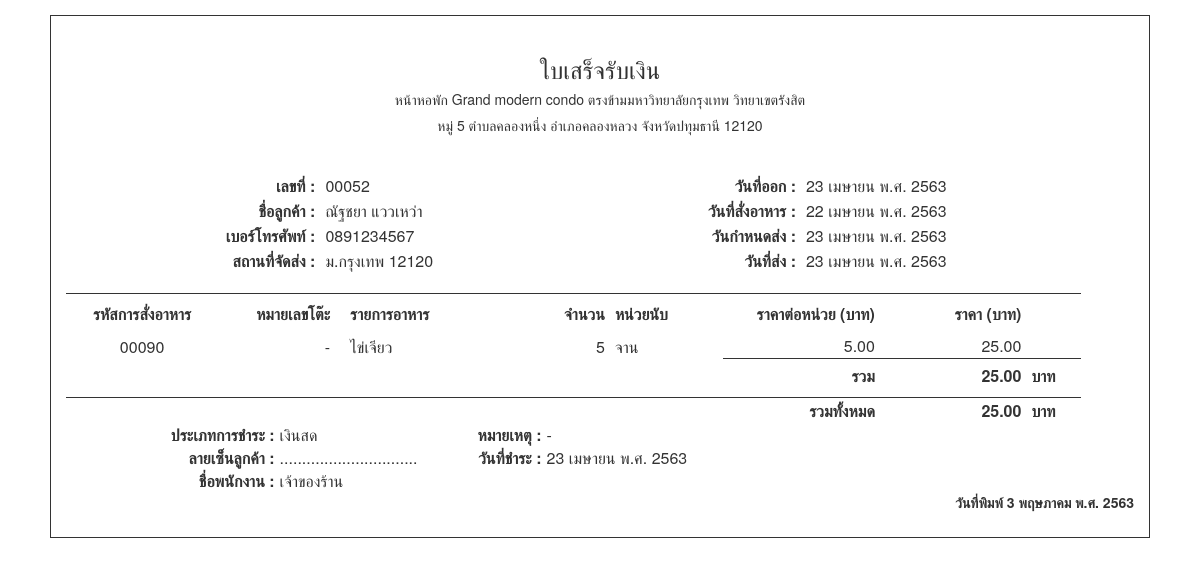
The page /admin/bill_payment.php?bill=00052 (signed in) on the database its author committed.
### tables this page shows
CREATE TABLE `orders` (
  `orderid` int(5) unsigned zerofill NOT NULL AUTO_INCREMENT COMMENT 'รหัสการสั่ง',
  `orderdate` datetime NOT NULL COMMENT 'วัน/เวลาที่สั่ง',
  `order_date_tobedelivery` date NOT NULL COMMENT 'วันกำหนดส่ง',
  `order_time_tobedelivery` time NOT NULL COMMENT 'เวลากำหนดส่ง',
  `order_date_delivered` date NOT NULL COMMENT 'วันที่ส่ง',
  `order_time_delivered` time NOT NULL COMMENT 'เวลาส่ง',
  `order_delivery_place` varchar(100) NOT NULL COMMENT 'สถานที่ส่ง',
  `order_status` int(1) NOT NULL COMMENT 'สถานะการสั่ง',
  `order_type` int(1) NOT NULL COMMENT 'ประเภทการสั่ง',
  `order_totalprice` float(7,2) NOT NULL COMMENT 'ราคารวม',
  `order_evidence` varchar(100) NOT NULL COMMENT 'หลักฐานการชำระ',
  `order_evidence_date` datetime NOT NULL,
  `tables_no` int(5) DEFAULT NULL,
  `payno` int(5) unsigned zerofill DEFAULT NULL,
  `payno_cancel` int(5) unsigned zerofill DEFAULT NULL COMMENT 'ใบเสร็จที่ถูกยกเลิก',
  `cusid` int(5) NOT NULL,
  `reserv_id` int(5) unsigned zerofill DEFAULT NULL,
  PRIMARY KEY (`orderid`),
  KEY `tables_no` (`tables_no`),
  KEY `bill_no` (`payno`),
  KEY `cusid` (`cusid`),
  KEY `reserv_id` (`reserv_id`),
  KEY `payno_cancel` (`payno_cancel`),
  CONSTRAINT `orders_ibfk_1` FOREIGN KEY (`cusid`) REFERENCES `customers` (`cusid`),
  CONSTRAINT `orders_ibfk_2` FOREIGN KEY (`tables_no`) REFERENCES `tables` (`tables_no`),
  CONSTRAINT `orders_ibfk_4` FOREIGN KEY (`payno`) REFERENCES `payment` (`payno`),
  CONSTRAINT `orders_ibfk_5` FOREIGN KEY (`reserv_id`) REFERENCES `reservations` (`reserv_id`),
  CONSTRAINT `orders_ibfk_6` FOREIGN KEY (`payno_cancel`) REFERENCES `payment` (`payno`)
);

CREATE TABLE `payment` (
  `payno` int(5) unsigned zerofill NOT NULL AUTO_INCREMENT,
  `pay_date` datetime NOT NULL,
  `pay_billdate` datetime NOT NULL,
  `payamount` float(7,2) NOT NULL,
  `pay_type` int(1) NOT NULL,
  `pay_status` int(1) NOT NULL,
  `pay_note` varchar(100) NOT NULL,
  `staffid` int(5) NOT NULL,
  `bankid` int(5) DEFAULT NULL,
  PRIMARY KEY (`payno`),
  KEY `staffid` (`staffid`),
  KEY `bankid` (`bankid`),
  CONSTRAINT `payment_ibfk_1` FOREIGN KEY (`bankid`) REFERENCES `banks` (`bankid`),
  CONSTRAINT `payment_ibfk_2` FOREIGN KEY (`staffid`) REFERENCES `staff` (`staffid`)
);

CREATE TABLE `customers` (
  `cusid` int(5) NOT NULL AUTO_INCREMENT,
  `cus_name` varchar(50) NOT NULL,
  `cus_user` varchar(20) NOT NULL,
  `cus_birth` date DEFAULT NULL,
  `cus_tel` varchar(15) NOT NULL,
  `cus_email` varchar(30) NOT NULL,
  `cus_status` int(1) NOT NULL,
  `cus_password` char(40) NOT NULL,
  `cus_postnum` varchar(5) NOT NULL,
  `cus_address` varchar(100) NOT NULL,
  PRIMARY KEY (`cusid`)
);

CREATE TABLE `orderdetails` (
  `orderdetid` int(5) unsigned zerofill NOT NULL AUTO_INCREMENT,
  `orderdet_amount` int(3) NOT NULL COMMENT 'จำนวนอาหารที่สั่ง',
  `orderdet_status` int(1) NOT NULL COMMENT 'สถานะ',
  `orderdet_price` float(7,2) NOT NULL COMMENT 'ราคาที่สั่ง',
  `orderdet_note` varchar(100) NOT NULL COMMENT 'หมายเหตุ',
  `orderid` int(5) unsigned zerofill NOT NULL,
  `foodid` int(5) NOT NULL,
  PRIMARY KEY (`orderdetid`),
  KEY `orderid` (`orderid`),
  KEY `foodid` (`foodid`),
  CONSTRAINT `orderdetails_ibfk_2` FOREIGN KEY (`foodid`) REFERENCES `foods` (`foodid`),
  CONSTRAINT `orderdetails_ibfk_3` FOREIGN KEY (`orderid`) REFERENCES `orders` (`orderid`) ON DELETE CASCADE ON UPDATE CASCADE
);

CREATE TABLE `foods` (
  `foodid` int(5) NOT NULL AUTO_INCREMENT,
  `food_name` varchar(50) NOT NULL,
  `food_type` int(1) NOT NULL COMMENT 'ประเภทอาหาร',
  `food_price` float(7,2) NOT NULL,
  `food_qty` int(4) NOT NULL COMMENT 'จำนวน',
  `food_count` varchar(30) NOT NULL,
  `food_image` varchar(100) NOT NULL,
  `food_recomend` int(1) NOT NULL DEFAULT '0' COMMENT 'จำนวนการแนะนำ',
  `food_status` int(1) NOT NULL DEFAULT '0',
  PRIMARY KEY (`foodid`)
);

CREATE TABLE `staff` (
  `staffid` int(5) NOT NULL AUTO_INCREMENT,
  `staff_name` varchar(50) NOT NULL,
  `staff_username` varchar(20) NOT NULL,
  `staff_password` char(40) NOT NULL,
  `staff_address` varchar(50) NOT NULL,
  `staff_postnum` varchar(5) NOT NULL,
  `staff_email` varchar(30) NOT NULL,
  `staff_tel` varchar(15) NOT NULL,
  `staff_birth` date NOT NULL,
  `staff_nationid` varchar(13) NOT NULL,
  `staff_level` int(1) NOT NULL,
  `staff_status` int(1) NOT NULL,
  PRIMARY KEY (`staffid`)
);

### conf/function.php (called while the page is built, shortened)
<?php
function tothaiyear($dates)
{
    $date = date("d-m-Y", strtotime($dates));
    $d1 = substr($date, 0, 2);
    $m1 = substr($date, 3, 2);
    $y = substr($date, 6, 4);
    $y1 = $y + 543;
    if ($date == "") {
        return "";
    } else {
        return $d1 . "/" . $m1 . "/" . $y1;
    }
}
function dt_tothaiyear($dates)
{
    $date = date("d-m-Y H:i", strtotime($dates));
    $d1 = substr($date, 0, 2);
    $m1 = substr($date, 3, 2);
    $y = substr($date, 6, 4);
    $y1 = $y + 543;
    $time = substr($date, 11, 6);
    if ($date == "") {
        return "";
    } else {
        return $d1 . "/" . $m1 . "/" . $y1 . " " . $time;
    }
}
function fulldate_thai($dates)
{
    $d = substr($dates, 0, 2);
    $m = substr($dates, 3, 2);
    $y = substr($dates, 6, 4);
    if ($d < 10) {
        $d = substr($d, 1, 1);
    }
    if ($m < 10) {
        $m = substr($m, 1, 1);
    }
    $months = array(
        '',
        'มกราคม',
        'กุมภาพันธ์',
        'มีนาคม',
        'เมษายน',
        'พฤษภาคม',
        'มิถุนายน',
        'กรกฎาคม ',
        'สิงหาคม',
        'กันยายน',
        'ตุลาคม',
        'พฤศจิกายน',
        'ธันวาคม',
    );
    if ($dates == "") {
        return "";
    } else {
        return $d . " " . $months[$m] . " พ.ศ. " . ($y + 543);
    }
}
function fulldatetime_thai($dates)
{
    $d = substr($dates, 0, 2);
    $m = substr($dates, 3, 2);
    $y = substr($dates, 6, 4);
    if ($m < 10) {
        $m = substr($m, 1, 1);
    }
    $months = array(
        '',
        'มกราคม',
        'กุมภาพันธ์',
        'มีนาคม',
        'เมษายน',
        'พฤษภาคม',
        'มิถุนายน',
        'กรกฎาคม ',
        'สิงหาคม',
        'กันยายน',
        'ตุลาคม',
        'พฤศจิกายน',
        'ธันวาคม',
    );
    if ($dates == "") {
        return "";
    } else {
        return $d . " " . $months[$m] . " พ.ศ. " . ($y);
    }
}

### admin/bill_payment.php (the view, shortened to what this page needs)
<?php
include("conf/lib.php");
include("../conf/function.php");
include("../conf/connection.php");
?>
<head>
</head>
<body>
    <?php
    $sql_p = "SELECT pay_status FROM payment WHERE payno = '" . $_GET['bill'] . "'";
    $result_p = mysqli_fetch_assoc(mysqli_query($link, $sql_p));
    if ($result_p['pay_status'] == 2) {
        $sql_payment = "SELECT * FROM payment LEFT JOIN orders ON payment.payno = orders.payno_cancel
            LEFT JOIN customers ON orders.cusid = customers.cusid WHERE payment.payno = '" . $_GET['bill'] . "'";
    } elseif ($result_p['pay_status'] == 1) {
        $sql_payment = "SELECT * FROM payment LEFT JOIN orders ON payment.payno = orders.payno
            LEFT JOIN customers ON orders.cusid = customers.cusid WHERE payment.payno = '" . $_GET['bill'] . "'";
    }
    $result_payment = mysqli_fetch_assoc(mysqli_query($link, $sql_payment));
    $sql_staff = "SELECT staff_name FROM staff WHERE staffid = '" . $result_payment['staffid'] . "'";
    $result_staff = mysqli_fetch_assoc(mysqli_query($link, $sql_staff));
    ?>
    <div class="container" style="padding-top:20px; width:1100px; margin-top:15px; border:1px solid;">
        <h3 class="text-center">ใบเสร็จรับเงิน</h3>
        <h5 class="text-center">หน้าหอพัก Grand modern condo ตรงข้ามมหาวิทยาลัยกรุงเทพ วิทยาเขตรังสิต</h5>
        <h5 class="text-center" style="padding-bottom:30px;">หมู่ 5 ตำบลคลองหนึ่ง อำเภอคลองหลวง จังหวัดปทุมธานี 12120</h5>
        <table width="90%" border="0" align="center">
            <tr>
                <td width="150px" style="text-align: right; height:25px; padding-right:10px;"><b>เลขที่ : </b></td>
                <td width="200px"><?= $_GET['bill'] ?></td>
                <td width="150px" style="text-align: right; padding-right:10px;"><b>วันที่ออก : </b></td>
                <td width="200px"><?= fulldatetime_thai(dt_tothaiyear($result_payment['pay_billdate'])) ?></td>
            </tr>
            <tr>
                <td width="150px" style="text-align: right; height:25px; padding-right:10px;"><b>ชื่อลูกค้า : </b></td>
                <td width="200px"> <?= $result_payment['cus_name'] ?></td>
                <td width="150px" style="text-align: right; padding-right:10px;"><b>วันที่สั่งอาหาร : </b></td>
                <td width="200px"><?= fulldatetime_thai(dt_tothaiyear($result_payment['orderdate'])) ?></td>
            </tr>
            <tr>
                <td width="150px" style="text-align: right; height:25px; padding-right:10px;"><b>เบอร์โทรศัพท์ : </b></td>
                <td width="200px"><?= $result_payment['cus_tel'] ?></td>
                <td width="150px" style="text-align: right; padding-right:10px;"><b>วันกำหนดส่ง : </b></td>
                <td width="200px"><?= ($result_payment['order_date_tobedelivery'] != "0000-00-00") ? fulldatetime_thai(tothaiyear($result_payment['order_date_tobedelivery'])) : "-"  ?></td>
            </tr>
            <tr>
                <td width="150px" style="text-align: right; height:25px; padding-right:10px;"><b>สถานที่จัดส่ง : </b></td>
                <td width="200px"><?= $result_payment['order_delivery_place']  ?></td>
                <td width="150px" style="text-align: right; padding-right:10px;"><b>วันที่ส่ง : </b></td>
                <td width="200px"><?= ($result_payment['order_date_delivered'] != "0000-00-00") ?  fulldatetime_thai(dt_tothaiyear($result_payment['order_date_delivered'])) : "-" ?></td>
            </tr>
            <tr>
                <td height="20px"></td>
            </tr>
        </table>
        <table width="95%" border="0">
            <tr>
                <th style="width:15%; text-align:center; height:40px; border-top :1px solid;">รหัสการสั่งอาหาร</th>
                <th style="text-align:right; padding-right:20px; width:13%; height:40px; border-top :1px solid;">หมายเลขโต๊ะ</th>
                <th style="height:40px; border-top :1px solid;">รายการอาหาร</th>
                <th style="height:40px; border-top :1px solid; text-align: right; padding-right:10px;">จำนวน</th>
                <th style="height:40px; border-top :1px solid; ">หน่วยนับ</th>
                <th style="height:40px; border-top :1px solid; text-align: right; width:15%;">ราคาต่อหน่วย (บาท)</th>
                <th style=" height:40px; border-top :1px solid; text-align: right; padding-right:10px;">ราคา (บาท)</th>
                <th style="border-top:1px solid;"></th>
            </tr>
            <?php
            if ($result_p['pay_status'] == "2") {
                $sql_order = "SELECT * FROM orders WHERE payno_cancel = '" . $_GET['bill'] . "'";
            } elseif ($result_p['pay_status'] == "1") {
                $sql_order = "SELECT * FROM orders WHERE payno = '" . $_GET['bill'] . "'";
            }
            $q_order = mysqli_query($link, $sql_order);
            $sum_final = 0;
            while ($result_order = mysqli_fetch_array($q_order)) { ?>
                <tr>
                    <td align="center"><?= $result_order['orderid'] ?></td>
                    <td align="right" style="padding-right:20px;"><?= ($result_order['tables_no'] == NULL) ? "-" : $result_order['tables_no'] ?></td>
                    <?php
                    $sql_orderdet = "SELECT * FROM orderdetails LEFT JOIN foods ON orderdetails.foodid = foods.foodid WHERE orderdetails.orderid = '" . $result_order['orderid'] . "'";
                    $q_orderdet = mysqli_query($link, $sql_orderdet);
                    $i = 1;
                    $sumdet = 0;
                    while ($ressult_orderdet = mysqli_fetch_array($q_orderdet)) {
                    ?>
                        <td><?= $ressult_orderdet['food_name'] ?></td>
                        <td align="right" style="padding-right:10px; height:25px;"><?= $ressult_orderdet['orderdet_amount'] ?></td>
                        <td><?= $ressult_orderdet['food_count'] ?></td>
                        <td align="right"><?= $ressult_orderdet['food_price'] ?></td>
                        <td align="right" style="padding-right:10px;"><?= number_format($ressult_orderdet['food_price'] * $ressult_orderdet['orderdet_amount'], 2) ?></td>
                    <?php $i++;
                        $sumdet += ($ressult_orderdet['food_price'] * $ressult_orderdet['orderdet_amount']);
                        if ($i >= 2)
                            echo "</tr>";
                    } ?>
                <tr>
                    <td colspan="5"></td>
                    <td colspan="" style="height:25px; padding-top:5px; padding-bottom:10px; border-top:1px solid;" align="right">
                        <b> รวม </b>
                    </td>
                    <td align="right" style="padding-top: 5px; border-top:1px solid; padding-bottom:10px; padding-right:10px;">
                        <b><?= number_format($sumdet, 2) ?></b>
                    </td>
                    <td style=" border-top:1px solid; padding-bottom:5px;"><b>บาท</b></td>
                </tr>
            <?php $sum_final += $sumdet;
            }
            ?>
            <td colspan="6" style="height:25px; text-align:right; border-top:1px solid;">
                <b>รวมทั้งหมด</b>
            </td>
            <td align="right" style="padding-right:10px; border-top:1px solid;"><b><?= number_format($sum_final, 2) ?></b></td>
            <td style=" border-top:1px solid;"><b>บาท</b></td>
        </table>
        <table width="100%" border="0">
            <tr>
                <td width="12%" align="right" style="padding-right:5px;"><b>ประเภทการชำระ : </b></td>
                <td width="15%"><?= $result_payment['pay_type'] == 0 ? "เงินสด" : "เงินโอน" ?></td>
                <td width="10%" align="right" style="padding-right:5px;"><b>หมายเหตุ : </b></td>
                <td width="20%"><?= $result_payment['pay_note'] == "" ? "-" : $result_payment['pay_note'] ?></td>
                <td rowspan="3" align="center">
                </td>
            </tr>
            <tr>
                <td width="20%" align="right" style="padding-right:5px;"><b>ลายเซ็นลูกค้า : </b></td>
                <td>...............................</td>
                <td align="right" style="padding-right:5px;"><b>วันที่ชำระ : </b></td>
                <td><?= fulldatetime_thai(dt_tothaiyear($result_payment['pay_date'])) ?></td>
            </tr>
            <tr>
                <td width="20%" align="right" style="padding-right:5px;"><b>ชื่อพนักงาน : </b></td>
                <td><?= $result_staff['staff_name'] ?></td>
        </table>
        <div class="row">
            <div class="col-md-3 col-md-offset-9 text-right" style="padding-bottom:25px;">
                <b>วันที่พิมพ์ <?= fulldate_thai(date("d-m-Y")) ?></b>
            </div>
        </div>
    </div>
</body>

### rows shown on the page
orders: payno.pay_billdate "23 เมษายน พ.ศ. 2563", cusid.cus_name "ณัฐชยา แววเหว่า", orderdate "22 เมษายน พ.ศ. 2563", cusid.cus_tel "0891234567", order_date_tobedelivery "23 เมษายน พ.ศ. 2563", order_delivery_place "ม.กรุงเทพ 12120", order_date_delivered "23 เมษายน พ.ศ. 2563", orderid "00090", sumdet "25.00", payno.pay_date "23 เมษายน พ.ศ. 2563"
orderdetails: foodid.food_name "ไข่เจียว", orderdet_amount "5", foodid.food_count "จาน", foodid.food_price "5.00", $ressult_orderdet['food_price'] * $ressult_orderdet['orderdet_amount'] "25.00"
staff: staff_name "เจ้าของร้าน"

### other values the page prints
$_GET['bill'] "00052"
$sum_final "25.00"
